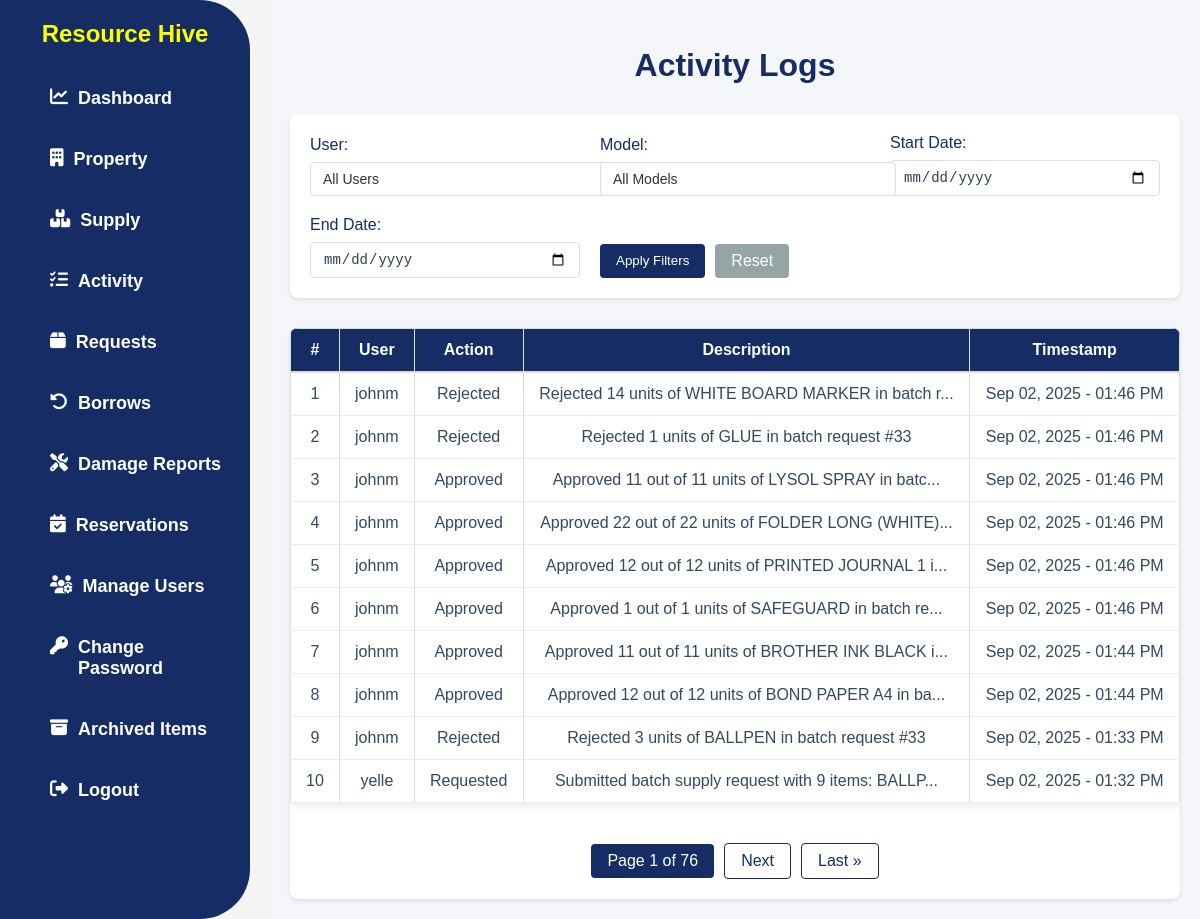
Screenshot of /activity/ (signed in) with the database file from the repository.
### app/models.py (models this page shows, shortened)
class ActivityLog(models.Model):
    ACTION_CHOICES = [
        ('create', 'Created'),
        ('update', 'Updated'),
        ('delete', 'Deleted'),
        ('login', 'Logged In'),
        ('logout', 'Logged Out'),
        ('view', 'Viewed'),
        ('request', 'Requested'),
        ('approve', 'Approved'),
        ('reject', 'Rejected'),
        ('claim', 'Claimed'),
        ('complete', 'Completed'),
        ('borrow', 'Borrowed'),
        ('return', 'Returned'),
        ('report', 'Reported'),
    ]
    user = models.ForeignKey(User, on_delete=models.SET_NULL, null=True, blank=True)
    action = models.CharField(max_length=10, choices=ACTION_CHOICES)
    model_name = models.CharField(max_length=100)
    object_repr = models.CharField(max_length=255)
    description = models.TextField(blank=True, null=True)
    timestamp = models.DateTimeField(auto_now_add=True)
    class Meta:
        ordering = ['-timestamp']

### app/views.py (the view)
# urls.py: path('activity/', ActivityPageView.as_view(), name='activity'),
class ActivityPageView(PermissionRequiredMixin, ListView):
    model = ActivityLog
    template_name = 'app/activity.html'
    permission_required = 'app.view_admin_module'
    permission_denied_message = "You do not have permission to view the activity log."
    context_object_name = 'activitylog_list'
    paginate_by = 10
    def get_queryset(self):
        queryset = ActivityLog.objects.all().order_by('-timestamp')
        user_filter = self.request.GET.get('user')
        model_filter = self.request.GET.get('model')
        start_date = self.request.GET.get('start_date')
        end_date = self.request.GET.get('end_date')
        if user_filter:
            queryset = queryset.filter(user_id=user_filter)
        if model_filter:
            queryset = queryset.filter(model_name=model_filter)
        if start_date:
            queryset = queryset.filter(timestamp__date__gte=start_date)
        if end_date:
            queryset = queryset.filter(timestamp__date__lte=end_date)
        category = self.request.GET.get('category')
        if category:
            queryset = queryset.filter(model_name=category)
        return queryset
    def get_context_data(self, **kwargs):
        context = super().get_context_data(**kwargs)
        context['users'] = User.objects.all()
        models = ActivityLog.objects.values_list('model_name', flat=True).distinct()
        context['models'] = sorted(set(models))  # Convert to set to ensure uniqueness and sort
        context['current_category'] = self.request.GET.get('category', '')
        return context

### app/templates/app/activity.html (shortened to what this page needs)
{% load static %}
<!DOCTYPE html>
<html lang="en">
<head>
    <link rel="stylesheet" href="{% static 'css/style.css' %}">
    <link rel="stylesheet" href="https://cdnjs.cloudflare.com/ajax/libs/font-awesome/6.4.2/css/all.min.css">
</head>
<body>
    {% block content %}
    {% include 'app/navbar.html' %}
    <div class="actlog-page">
        <h2 class="actlog-title">Activity Logs</h2>
        <div class="actlog-filter-section">
            <form method="get" class="actlog-filter-form">
                <div class="actlog-filter-group">
                    <label for="user">User:</label>
                    <div class="searchable-select-container">
                        <input type="text" id="user-search" class="activity-search-input"
                               placeholder="Search users..." autocomplete="off">
                    </div>
                </div>
                <div class="actlog-filter-group">
                    <label for="model">Model:</label>
                    <div class="searchable-select-container">
                        <input type="text" id="model-search" class="activity-search-input"
                               placeholder="Search models..." autocomplete="off">
                    </div>
                </div>
                <div class="actlog-filter-group">
                    <label for="start_date">Start Date:</label>
                    <input type="date" name="start_date" id="start_date" value="{{ request.GET.start_date }}">
                </div>
                <div class="actlog-filter-group">
                    <label for="end_date">End Date:</label>
                    <input type="date" name="end_date" id="end_date" value="{{ request.GET.end_date }}">
                </div>
                <div class="actlog-filter-buttons">
                    <button type="submit" class="actlog-filter-submit">Apply Filters</button>
                    <a href="{% url 'activity' %}" class="actlog-filter-reset">Reset</a>
                </div>
            </form>
        </div>
        <div class="actlog-table-container">
            <table class="actlog-table">
                <thead>
                    <tr>
                        <th>#</th>
                        <th>User</th>
                        <th>Action</th>
                        <th>Description</th>
                        <th>Timestamp</th>
                    </tr>
                </thead>
                <tbody>
                    {% for log in activitylog_list %}
                    <tr>
                        <td>{{ page_obj.start_index|add:forloop.counter0 }}</td>
                        <td>{{ log.user.username }}</td>
                        <td>{{ log.get_action_display }}</td>
                        <td title="{{ log.description }}">
                            {% if log.description|length > 50 %}
                                {{ log.description|slice:':50' }}...
                            {% else %}
                                {{ log.description }}
                            {% endif %}
                        </td>
                        <td>{{ log.timestamp|date:"M d, Y - h:i A" }}</td>
                    </tr>
                    {% empty %}
                    <tr>
                        <td colspan="5" class="actlog-empty">No activity logs available.</td>
                    </tr>
                    {% endfor %}
                </tbody>
            </table>
            {% if is_paginated %}
            <div class="actlog-pagination">
                <span class="current">
                    Page {{ page_obj.number }} of {{ page_obj.paginator.num_pages }}
                </span>
                {% if page_obj.has_next %}
                    <a href="?page={{ page_obj.next_page_number }}">Next</a>
                    <a href="?page={{ page_obj.paginator.num_pages }}">Last &raquo;</a>
                {% endif %}
            </div>
            {% endif %}
        </div>
    </div>
    {% endblock content %}
</body>
</html>

### static/css/style.css (style rules this page uses)
body { font-family: Arial, sans-serif; margin: 0; padding: 0; background-color: whitesmoke; }
.actlog-page { padding: 20px; margin-left: 270px; background-color: #f5f6fa; min-height: 100vh; }
.actlog-title { color: #152d64; margin-bottom: 30px; font-size: 32px; font-weight: 600; text-align: center; }
.actlog-filter-section { background: white; padding: 20px; border-radius: 8px; box-shadow: 0 2px 4px rgba(0, 0, 0, 0.1); margin-bottom: 30px; }
.actlog-filter-form { display: grid; grid-template-columns: repeat(auto-fit, minmax(200px, 1fr)); gap: 20px; align-items: end; }
.actlog-filter-group { display: flex; flex-direction: column; }
.actlog-filter-group label { font-weight: 500; margin-bottom: 8px; color: #152d64; }
.actlog-filter-group select, .actlog-filter-group input[type="date"] { padding: 8px 12px; border: 1px solid #ddd; border-radius: 4px; font-size: 14px; color: #2c3e50; }
.actlog-filter-buttons { display: flex; gap: 10px; }
.actlog-filter-submit { background-color: #152d64; color: white; border: none; padding: 8px 16px; border-radius: 4px; cursor: pointer; font-weight: 500; transition: background-color 0.2s; }
.actlog-filter-reset { background-color: #95a5a6; color: white; border: none; padding: 8px 16px; border-radius: 4px; cursor: pointer; font-weight: 500; transition: background-color 0.2s; text-decoration: none; }
.actlog-table-container { background: white; border-radius: 8px; box-shadow: 0 2px 4px rgba(0, 0, 0, 0.1); overflow: hidden; }
.actlog-table { width: 100%; border-collapse: collapse; }
.actlog-table th { background-color: #152d64; padding: 12px 15px; text-align: center; font-weight: 600; color: white; border-bottom: 2px solid #ddd; }
.actlog-table td { padding: 12px 15px; border-bottom: 1px solid #eee; color: #34495e; }
.actlog-pagination { display: flex; justify-content: center; align-items: center; gap: 10px; padding: 20px; margin-top: 20px; }
.actlog-pagination a { color: #152d64; text-decoration: none; padding: 8px 16px; border: 1px solid #152d64; border-radius: 4px; transition: all 0.3s ease; font-weight: 500; }
.actlog-pagination .current { background-color: #152d64; color: white; padding: 8px 16px; border-radius: 4px; font-weight: 500; }
table { width: 100%; border-collapse: collapse; background: white; box-shadow: 2px 2px 10px rgba(0, 0, 0, 0.1); }
th, td { padding: 8px 12px; text-align: center; border: 1px solid #ddd; }
th { background-color: #152d64; color: white; font-weight: bold; }
td { color: #333; }
span { font-weight: bolder; }

### app/templates/app/activity.html (style rules this page uses)
.searchable-select-container { position: relative; width: 100%; }
.activity-search-input { width: 100%; padding: 8px 12px; border: 1px solid #ddd; border-radius: 4px; font-size: 14px; background-color: white; cursor: pointer; transition: all 0.3s ease; color: #333; }

### rows the page displays
ActivityLog: start_index|add "1", user.username "johnm", action "Rejected", description "Rejected 14 units of WHITE BOARD MARKER in batch r", timestamp "Sep 02, 2025 - 01:46 PM"
ActivityLog: start_index|add "2", user.username "johnm", action "Rejected", description "Rejected 1 units of GLUE in batch request #33", timestamp "Sep 02, 2025 - 01:46 PM"
ActivityLog: start_index|add "3", user.username "johnm", action "Approved", description "Approved 11 out of 11 units of LYSOL SPRAY in batc", timestamp "Sep 02, 2025 - 01:46 PM"
ActivityLog: start_index|add "4", user.username "johnm", action "Approved", description "Approved 22 out of 22 units of FOLDER LONG (WHITE)", timestamp "Sep 02, 2025 - 01:46 PM"
ActivityLog: start_index|add "5", user.username "johnm", action "Approved", description "Approved 12 out of 12 units of PRINTED JOURNAL 1 i", timestamp "Sep 02, 2025 - 01:46 PM"
ActivityLog: start_index|add "6", user.username "johnm", action "Approved", description "Approved 1 out of 1 units of SAFEGUARD in batch re", timestamp "Sep 02, 2025 - 01:46 PM"
ActivityLog: start_index|add "7", user.username "johnm", action "Approved", description "Approved 11 out of 11 units of BROTHER INK BLACK i", timestamp "Sep 02, 2025 - 01:44 PM"
ActivityLog: start_index|add "8", user.username "johnm", action "Approved", description "Approved 12 out of 12 units of BOND PAPER A4 in ba", timestamp "Sep 02, 2025 - 01:44 PM"
ActivityLog: start_index|add "9", user.username "johnm", action "Rejected", description "Rejected 3 units of BALLPEN in batch request #33", timestamp "Sep 02, 2025 - 01:33 PM"
ActivityLog: start_index|add "10", user.username "yelle", action "Requested", description "Submitted batch supply request with 9 items: BALLP", timestamp "Sep 02, 2025 - 01:32 PM"

### other values shown
{{ page_obj.number }} "1"
{{ page_obj.paginator.num_pages }} "76"
